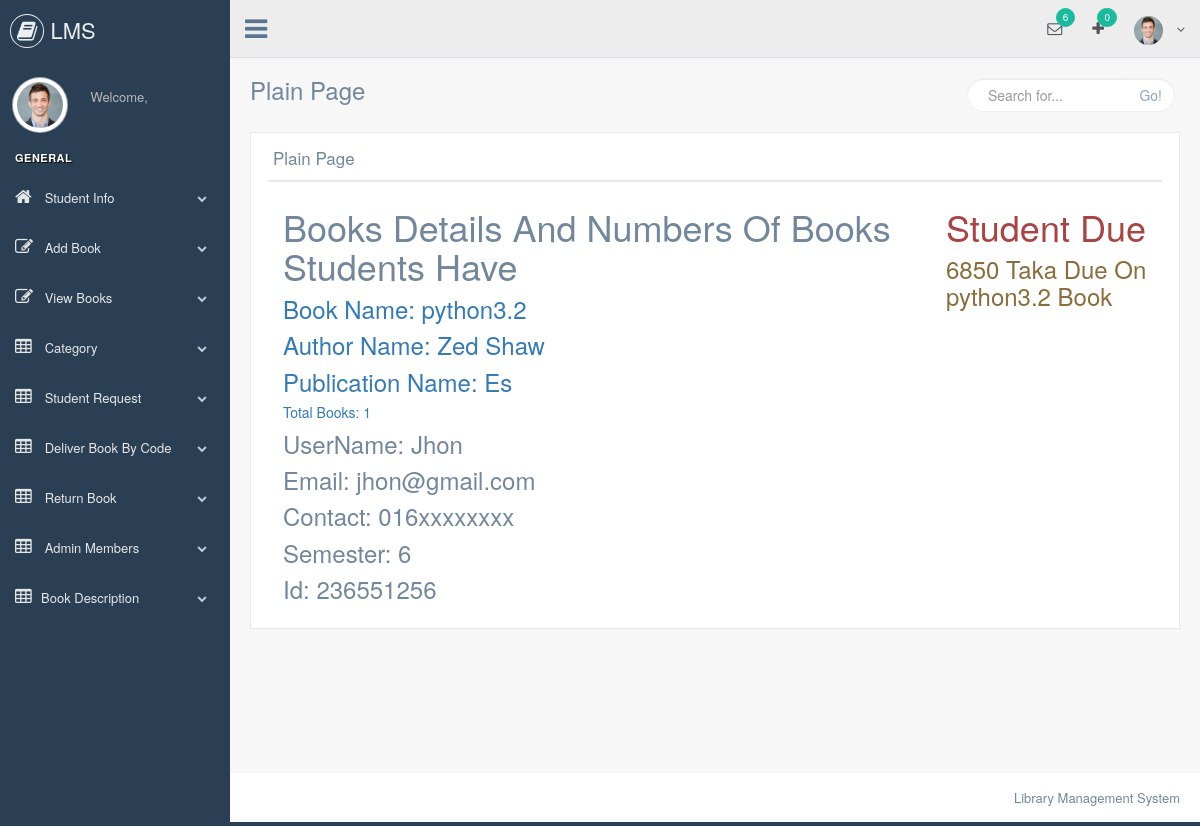
The page /librarian/student_details.php?id=3 on the database its author committed.
### tables this page shows
CREATE TABLE `request_book` (
  `id` int(11) NOT NULL,
  `user_id` int(11) NOT NULL,
  `book_id` int(11) NOT NULL,
  `request_date` date NOT NULL,
  `return_date` date NOT NULL,
  `status` tinyint(4) NOT NULL DEFAULT '0',
  `request_code` varchar(255) NOT NULL DEFAULT '0',
  `delivery_status` tinyint(4) NOT NULL DEFAULT '0'
);

CREATE TABLE `add_books` (
  `id` int(11) NOT NULL,
  `book_name` varchar(255) NOT NULL,
  `book_image` varchar(255) NOT NULL,
  `category_id` int(11) NOT NULL,
  `author_name` varchar(255) NOT NULL,
  `publication_name` varchar(255) NOT NULL,
  `book_price` varchar(50) NOT NULL,
  `book_qty` varchar(255) NOT NULL,
  `avialable_qty` varchar(255) NOT NULL,
  `purchase_date` date NOT NULL,
  `librarian_user_name` varchar(255) NOT NULL,
  `librarian_id` int(11) NOT NULL
);

CREATE TABLE `student_registration` (
  `id` int(11) NOT NULL,
  `first_name` varchar(255) NOT NULL,
  `last_name` varchar(255) NOT NULL,
  `user_name` varchar(255) NOT NULL,
  `password` varchar(50) NOT NULL,
  `email` varchar(255) NOT NULL,
  `contact` varchar(255) NOT NULL,
  `sem` varchar(255) NOT NULL,
  `enrollment_no` varchar(255) NOT NULL,
  `status` tinyint(4) NOT NULL DEFAULT '0'
);

CREATE TABLE `student_due` (
  `id` int(11) NOT NULL,
  `book_id` int(11) NOT NULL,
  `user_id` int(11) NOT NULL,
  `due` varchar(255) NOT NULL
);

### librarian/classes/Librarian.php (called while the page is built, shortened)
<?php
$filepath=realpath(dirname(__FILE__));
include_once ($filepath.'/../../lib/Database.php') ;
include_once ($filepath.'/../../helpers/Format.php') ;
 class Librarian
 {
	    private $db;
	    private $fm;
		public function __construct()
		{
		  $this->db=new Database();
		  $this->fm=new Format();
		}
    public function checkDueOnWhichBooks($id){
    $id=$this->fm->validation($id);
    $id=mysqli_real_escape_string($this->db->link,$id);
    $query = "SELECT student_due.*,add_books.*
             FROM student_due
             INNER JOIN add_books ON add_books.id = student_due.book_id
             WHERE user_id='$id'";
    $result = $this->db->select($query);
    if ($result) {
       return $result;
    }else{
       return false;
    }
  }
  public function whichBooksStudentsHave($id){
      $query = "SELECT request_book.*,request_book.id as rId,add_books.*,add_books.id as bId,
                student_registration.*,student_registration.id as sId
                FROM request_book
                INNER JOIN add_books  ON add_books.id = request_book.book_id
                INNER JOIN student_registration  ON student_registration.id  = request_book.user_id
                WHERE request_book.status=1 AND request_book.user_id='$id' AND request_book.delivery_status=1";
      $result = $this->db->select($query);
      return $result;
  }
}

### lib/Database.php (called while the page is built, shortened)
<?php
Class Database{
 public $host   = DB_HOST;
 public $user   = DB_USER;
 public $pass   = DB_PASS;
 public $dbname = DB_NAME;
 public $link;
private function connectDB(){
 $this->link = new mysqli($this->host, $this->user, $this->pass,
  $this->dbname);
 }
public function select($query){
  $result = $this->link->query($query) or
   die($this->link->error.__LINE__);
  if($result->num_rows > 0){
    return $result;
  } else {
    return false;
  }
 }
}

### librarian/inc/include.php (called while the page is built, shortened)
<?php
include '../lib/Database.php' ;
include '../helpers/Format.php';
$lb = new Librarian();
?>

### helpers/Format.php (called while the page is built, shortened)
    <?php
    class Format{
     public function validation($data){
      $data = trim($data);
      $data = stripcslashes($data);
      $data = htmlspecialchars($data);
      return $data;
     }
}
?>

### librarian/student_details.php (the view)
<?php include 'inc/header.php'; ?>
<?php
    if(!isset($_GET['id']) or $_GET['id']==NULL)
  {
    echo "<script>window.location='student_info.php'</script>";
  }
  else
  {
    $id=$_GET['id'];
  }
?>
<div class="right_col" role="main">
    <div class="">
        <div class="page-title">
            <div class="title_left">
                <h3>Plain Page</h3>
            </div>
            <div class="title_right">
                <div class="col-md-5 col-sm-5 col-xs-12 form-group pull-right top_search">
                    <div class="input-group">
                        <input type="text" class="form-control" placeholder="Search for...">
            <span class="input-group-btn">
              <button class="btn btn-default" type="button">Go!</button>
            </span>
                    </div>
                </div>
            </div>
        </div>
        <div class="clearfix"></div>
        <div class="row" style="min-height:500px">
            <div class="col-md-12 col-sm-12 col-xs-12">
                <div class="x_panel">
                    <div class="x_title">
                        <h2>Plain Page</h2>
                        <div class="clearfix"></div>
                    </div>
                    <div class="x_content">
                        <div class="col-md-9">
                          <h1>Books Details And Numbers Of Books Students Have</h1>
                           <?php
                              $whichBooksStudentsHave = $lb->whichBooksStudentsHave($id);
                              if (isset($whichBooksStudentsHave) && $whichBooksStudentsHave !== false) {
                                  foreach ($whichBooksStudentsHave as $value) { ?>
                                      <h3 class="text-primary">Book Name: <?php echo $value['book_name']; ?></h3>
                                      <h3 class="text-primary">Author Name: <?php echo $value['author_name']; ?></h3>
                                      <h3 class="text-primary">Publication Name: <?php echo $value['publication_name']; ?></h3>
                              <?php } ?>
                                <h5 class="text-primary">Total Books: <?php echo mysqli_num_rows($whichBooksStudentsHave); ?></h5>
                                <h3>UserName: <?php echo $value['user_name']; ?></h3>
                                <h3>Email: <?php echo $value['email']; ?></h3>
                                <h3>Contact: <?php echo $value['contact']; ?></h3>
                                <h3>Semester: <?php echo $value['sem']; ?></h3>
                                <h3>Id: <?php echo $value['enrollment_no']; ?></h3>
                             <?php } else{
                                echo "No Data";
                              }
                           ?>
                        </div>
                        <div class="col-md-3">
                          <h1 class="text-danger">Student Due</h1>
                          <?php
                            $checkDueOnWhichBooks = $lb->checkDueOnWhichBooks($id);
                            if(isset($checkDueOnWhichBooks) && $checkDueOnWhichBooks !== false){
                              foreach ($checkDueOnWhichBooks as  $value) { ?>
                               <h3 class="text-warning"><?php echo $value['due'] . ' Taka Due On ' . $value['book_name'] . ' Book'; ?></h3>
                          <?php } }else {
                          } ?>
                        </div>
                    </div>
                </div>
            </div>
        </div>
    </div>
</div>
<?php include 'inc/footer.php'; ?>

### rows shown on the page
request_book: add_books.book_name "python3.2", add_books.author_name "Zed Shaw", add_books.publication_name "Es", student_registration.user_name "Jhon", student_registration.email "jhon@gmail.com", student_registration.contact "016xxxxxxxx", student_registration.sem "6", student_registration.enrollment_no "236551256"
student_due: due "6850", add_books.book_name "python3.2"

### other values the page prints
$bk->countRequest() "0"
mysqli_num_rows($whichBooksStudentsHave) "1"
